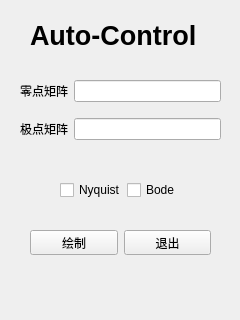
<?xml version="1.0" encoding="UTF-8"?>
<ui version="4.0">
 <class>Form</class>
 <widget class="QWidget" name="Form">
  <property name="geometry">
   <rect>
    <x>0</x>
    <y>0</y>
    <width>240</width>
    <height>320</height>
   </rect>
  </property>
  <property name="minimumSize">
   <size>
    <width>240</width>
    <height>320</height>
   </size>
  </property>
  <property name="maximumSize">
   <size>
    <width>240</width>
    <height>320</height>
   </size>
  </property>
  <property name="windowTitle">
   <string>Auto</string>
  </property>
  <widget class="QLabel" name="label_Title">
   <property name="geometry">
    <rect>
     <x>30</x>
     <y>10</y>
     <width>181</width>
     <height>51</height>
    </rect>
   </property>
   <property name="font">
    <font>
     <family>Microsoft YaHei UI</family>
     <pointsize>20</pointsize>
     <weight>75</weight>
     <bold>true</bold>
    </font>
   </property>
   <property name="text">
    <string>Auto-Control</string>
   </property>
  </widget>
  <widget class="QWidget" name="layoutWidget">
   <property name="geometry">
    <rect>
     <x>20</x>
     <y>70</y>
     <width>201</width>
     <height>81</height>
    </rect>
   </property>
   <layout class="QGridLayout" name="gridLayout">
    <item row="0" column="0">
     <widget class="QLabel" name="label_Zero">
      <property name="text">
       <string>零点矩阵</string>
      </property>
     </widget>
    </item>
    <item row="0" column="1">
     <widget class="QLineEdit" name="lineEdit_Zero"/>
    </item>
    <item row="1" column="0">
     <widget class="QLabel" name="label_Peak">
      <property name="text">
       <string>极点矩阵</string>
      </property>
     </widget>
    </item>
    <item row="1" column="1">
     <widget class="QLineEdit" name="lineEdit_Peak"/>
    </item>
   </layout>
  </widget>
  <widget class="QWidget" name="layoutWidget">
   <property name="geometry">
    <rect>
     <x>30</x>
     <y>230</y>
     <width>181</width>
     <height>25</height>
    </rect>
   </property>
   <layout class="QGridLayout" name="gridLayout_3">
    <item row="0" column="0">
     <widget class="QPushButton" name="pushButton_Print">
      <property name="text">
       <string>绘制</string>
      </property>
     </widget>
    </item>
    <item row="0" column="1">
     <widget class="QPushButton" name="pushButton_Exit">
      <property name="text">
       <string>退出</string>
      </property>
     </widget>
    </item>
   </layout>
  </widget>
  <widget class="QWidget" name="layoutWidget">
   <property name="geometry">
    <rect>
     <x>60</x>
     <y>181</y>
     <width>121</width>
     <height>18</height>
    </rect>
   </property>
   <layout class="QGridLayout" name="gridLayout_2">
    <item row="0" column="0">
     <widget class="QCheckBox" name="checkBox_Nyquist">
      <property name="text">
       <string>Nyquist</string>
      </property>
     </widget>
    </item>
    <item row="0" column="1">
     <widget class="QCheckBox" name="checkBox_Bode">
      <property name="text">
       <string>Bode</string>
      </property>
     </widget>
    </item>
   </layout>
  </widget>
 </widget>
 <resources/>
 <connections/>
</ui>
